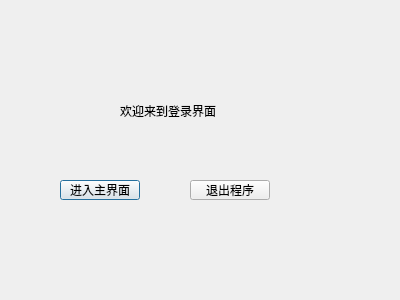
<?xml version="1.0" encoding="UTF-8"?>
<ui version="4.0">
 <class>MyDialog</class>
 <widget class="QDialog" name="MyDialog">
  <property name="geometry">
   <rect>
    <x>0</x>
    <y>0</y>
    <width>400</width>
    <height>300</height>
   </rect>
  </property>
  <property name="windowTitle">
   <string>Dialog</string>
  </property>
  <widget class="QPushButton" name="pushButton">
   <property name="geometry">
    <rect>
     <x>60</x>
     <y>180</y>
     <width>80</width>
     <height>20</height>
    </rect>
   </property>
   <property name="text">
    <string>进入主界面</string>
   </property>
  </widget>
  <widget class="QPushButton" name="pushButton_2">
   <property name="geometry">
    <rect>
     <x>190</x>
     <y>180</y>
     <width>80</width>
     <height>20</height>
    </rect>
   </property>
   <property name="text">
    <string>退出程序</string>
   </property>
  </widget>
  <widget class="QLabel" name="label">
   <property name="geometry">
    <rect>
     <x>120</x>
     <y>80</y>
     <width>171</width>
     <height>61</height>
    </rect>
   </property>
   <property name="text">
    <string>欢迎来到登录界面</string>
   </property>
  </widget>
 </widget>
 <resources/>
 <connections>
  <connection>
   <sender>pushButton_2</sender>
   <signal>clicked()</signal>
   <receiver>MyDialog</receiver>
   <slot>reject()</slot>
   <hints>
    <hint type="sourcelabel">
     <x>232</x>
     <y>183</y>
    </hint>
    <hint type="destinationlabel">
     <x>281</x>
     <y>107</y>
    </hint>
   </hints>
  </connection>
 </connections>
</ui>
